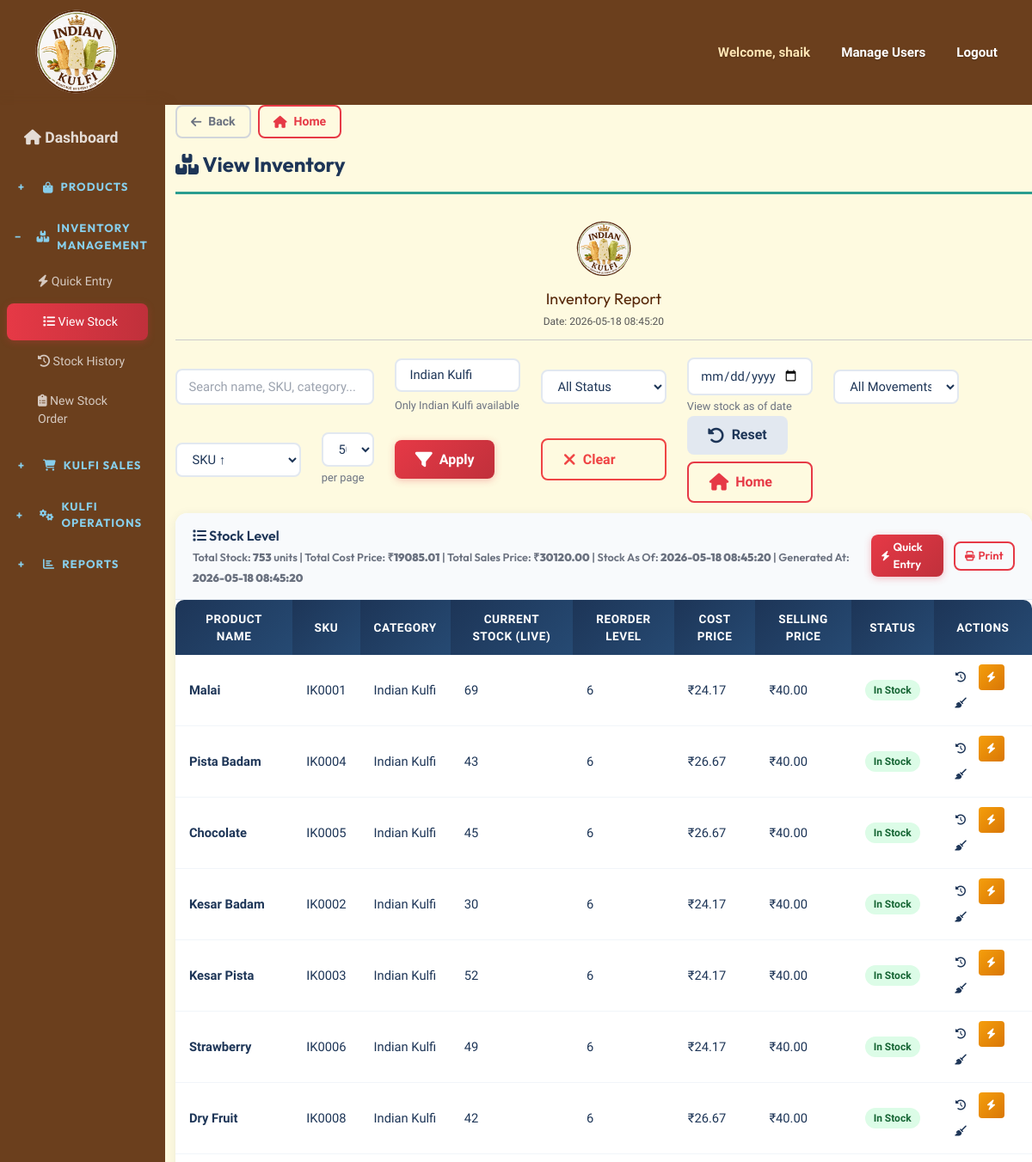
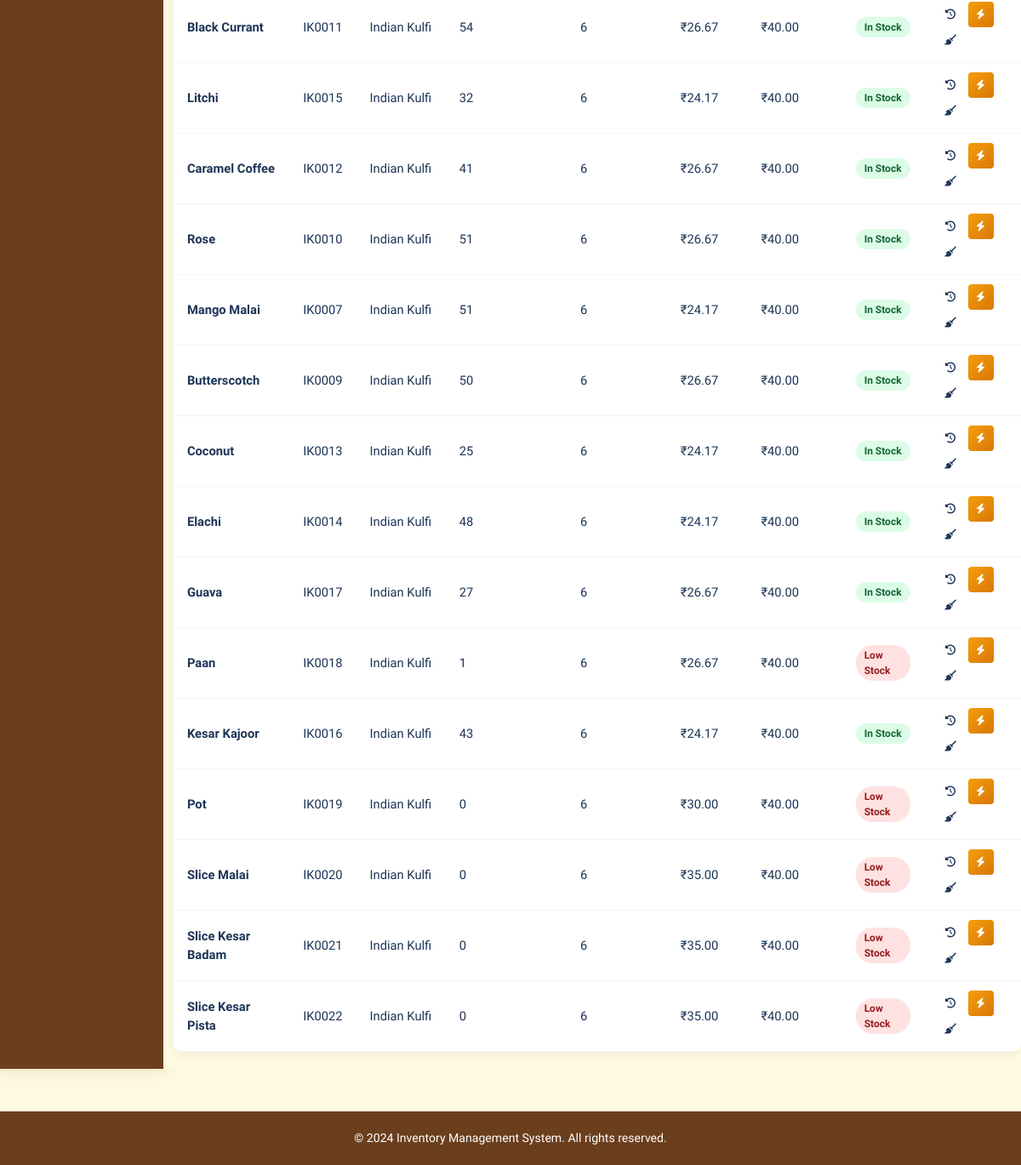
The app's page /inventory/ (signed in), older data (2 pictures, top to bottom).
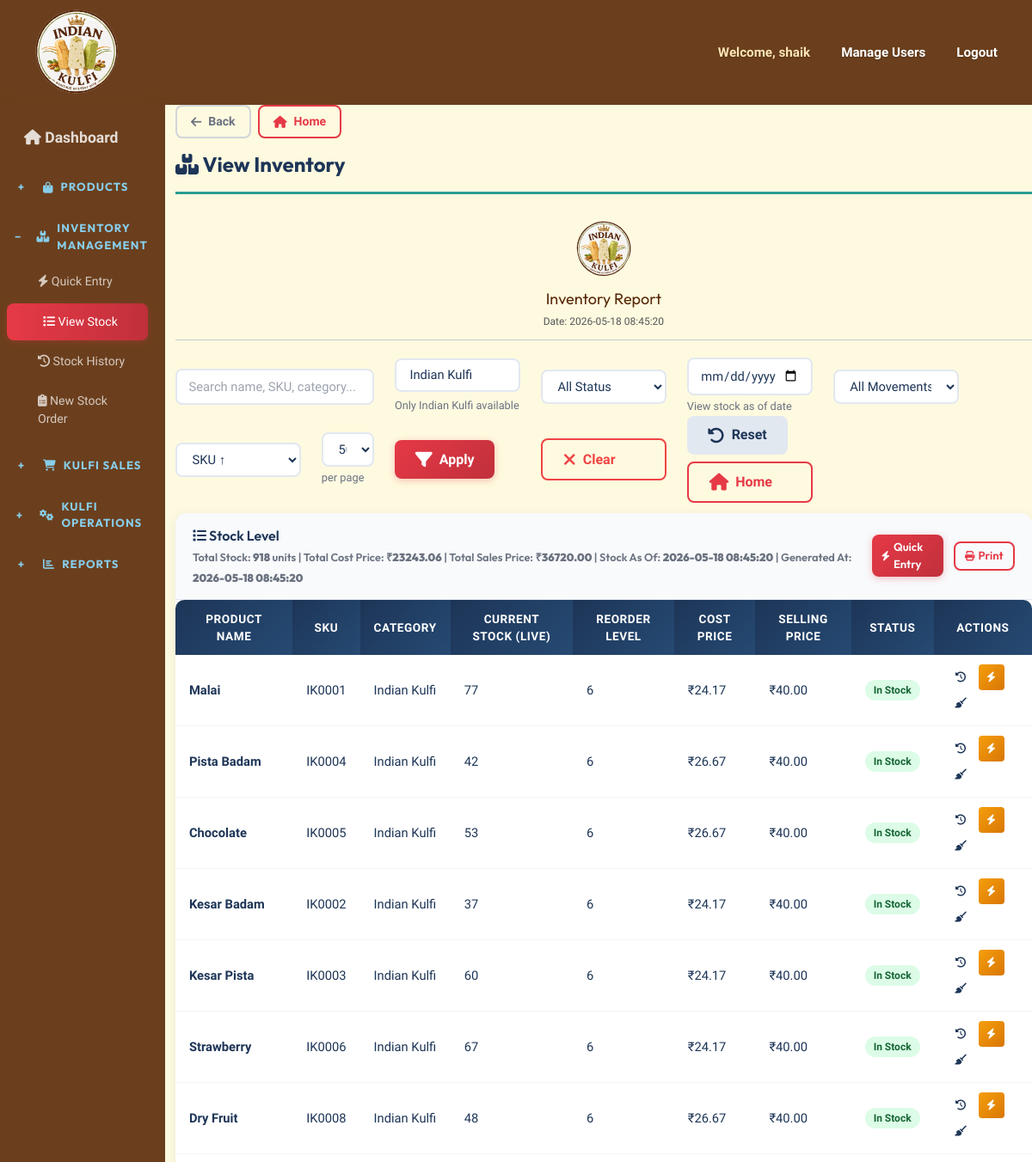
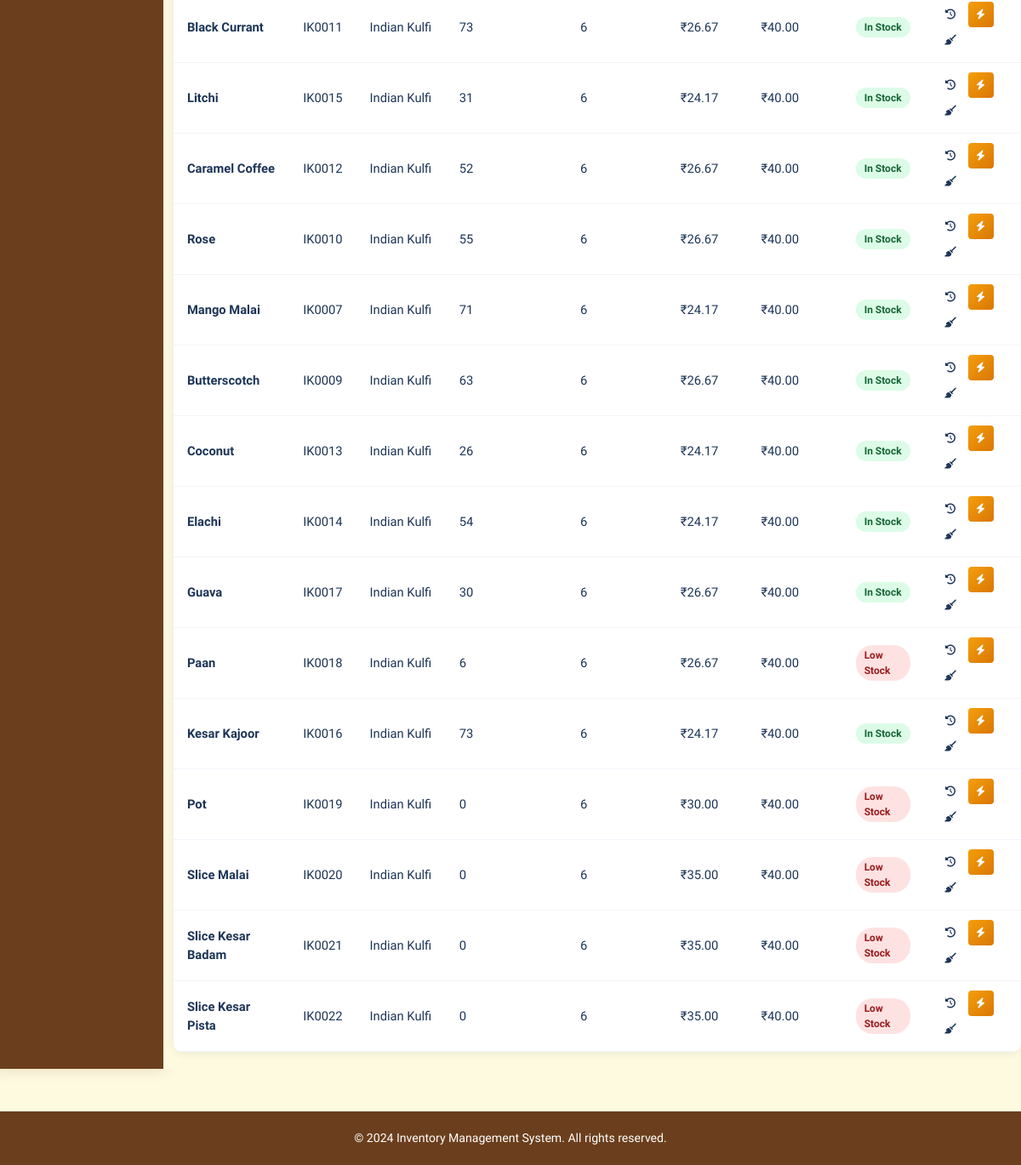
The same page, newer data (2 pictures, top to bottom).
### inventory/models.py (models this page shows, shortened)
class Product(models.Model):
    name = models.CharField(max_length=200, unique=True)
    sku = models.CharField(max_length=50, unique=True)
    category = models.CharField(max_length=100)
    cost_price = models.DecimalField(max_digits=10, decimal_places=2)
    selling_price = models.DecimalField(max_digits=10, decimal_places=2)
    current_stock = models.IntegerField(default=0)
    reorder_level = models.IntegerField(default=10, help_text="Low stock alert threshold")
    description = models.TextField(blank=True, null=True)
    is_active = models.BooleanField(default=True)
    created_at = models.DateTimeField(auto_now_add=True)
    updated_at = models.DateTimeField(auto_now=True)
    class Meta:
        ordering = ['name']
        verbose_name_plural = "Products"

### inventory/views.py (the view)
    def _wrapped_view(request, *args, **kwargs):
        if not request.user.is_authenticated:
            return redirect('login')
        if not request.user.is_staff:
            messages.error(request, 'You can access only the Sales module with this account.')
            return redirect('quick_sales_entry')
        return view_func(request, *args, **kwargs)

### inventory/views.py (called while the page is built)
def admin_only_view(view_func):
    def _wrapped_view(request, *args, **kwargs):
        if not request.user.is_authenticated:
            return redirect('login')
        if not request.user.is_staff:
            messages.error(request, 'You can access only the Sales module with this account.')
            return redirect('quick_sales_entry')
        return view_func(request, *args, **kwargs)
    return _wrapped_view

### templates/inventory/inventory_list.html (shortened to what this page needs)
{% extends 'inventory/base.html' %}
{% block content %}
<h1 class="page-title"><i class="fas fa-boxes"></i> View Inventory</h1>
<div class="print-header" id="print-header">
    <img src="{{ STATIC_URL }}logo/logo.svg" alt="Logo" onerror="this.onerror=null;this.src='{{ STATIC_URL }}logo/logo.png';" class="print-logo">
    <h4>Inventory Report</h4>
    <p>Date: {% now "Y-m-d H:i:s" %}</p>
</div>
<div class="row mb-3">
    <div class="col-12">
        <form method="GET" class="row g-2 align-items-center">
            <div class="col-lg-3 col-md-6">
                <input type="text" name="search" class="form-control" placeholder="Search name, SKU, category..." value="{{ search_query }}">
            </div>
            <div class="col-lg-2 col-md-6">
                <select name="category" class="form-select" multiple size="1">
                    <option value="Indian Kulfi" {% if 'Indian Kulfi' in category_filter %}selected{% endif %}>Indian Kulfi</option>
                </select>
                <small class="text-muted">Only Indian Kulfi available</small>
            </div>
            <div class="col-lg-2 col-md-6">
                <select name="status" class="form-select">
                    <option value="" {% if not status_filter %}selected{% endif %}>All Status</option>
                </select>
            </div>
            <div class="col-lg-2 col-md-6">
                <input type="date" name="as_of_date" class="form-control" value="{{ as_of_date }}">
                <small class="text-muted">View stock as of date</small>
            </div>
            <div class="col-lg-2 col-md-6">
                <select name="movement_type" class="form-select">
                    <option value="" {% if not movement_filter %}selected{% endif %}>All Movements</option>
                </select>
            </div>
            <div class="col-lg-2 col-md-6">
                <select name="sort" class="form-select">
                    <option value="sku" {% if sort_by == 'sku' %}selected{% endif %}>SKU ↑</option>
                </select>
            </div>
            <div class="col-lg-1 col-md-3">
                <select name="per_page" class="form-select">
                    <option value="50" {% if per_page == 50 %}selected{% endif %}>50</option>
                </select>
                <small class="text-muted">per page</small>
            </div>
            <div class="col-lg-2 col-md-3 d-grid">
                <button type="submit" class="btn btn-primary btn-lg d-flex align-items-center gap-2">
                    <i class="fas fa-filter fa-lg"></i> Apply
                </button>
            </div>
            <div class="col-lg-2 col-md-3 d-grid">
                <a href="{% url 'inventory_list' %}?clear=1" class="btn btn-outline-danger btn-lg d-flex align-items-center gap-2">
                    <i class="fas fa-times fa-lg"></i> Clear
                </a>
            </div>
            <div class="col-lg-2 col-md-3 d-grid gap-2">
                <button type="button" id="reset-filters-btn" class="btn btn-secondary btn-lg d-flex align-items-center gap-2 mb-2">
                    <i class="fas fa-rotate-left fa-lg"></i> Reset
                </button>
                <a href="{% url 'dashboard' %}" class="btn btn-outline-primary btn-lg d-flex align-items-center gap-2">
                    <i class="fas fa-home fa-lg"></i> Home
                </a>
            </div>
        </form>
    </div>
</div>
{% if show_results %}
<div class="card">
    <div class="card-header d-flex justify-content-between align-items-center">
        <div>
            <h5 class="mb-0"><i class="fas fa-list"></i> Stock Level</h5>
            <small class="text-muted">
                Total Stock: <strong>{{ total_stock }}</strong> units | Total Cost Price: <strong>₹{{ total_cost_price|floatformat:2 }}</strong> | Total Sales Price: <strong>₹{{ total_sales_price|floatformat:2 }}</strong>
                | Stock As Of: <strong>{{ stock_as_of_label }}</strong>
                | Generated At: <strong>{{ generated_at|date:'Y-m-d H:i:s' }}</strong>
            </small>
        </div>
        <div class="d-flex gap-2 align-items-center">
            <a href="{% url 'quick_inventory_entry' %}" class="btn btn-primary btn-sm d-inline-flex align-items-center gap-1 me-1">
                 Quick Entry
            </a>
            <div class="btn-group" role="group">
                <button type="button" class="btn btn-outline-primary btn-sm dropdown-toggle d-flex align-items-center gap-1" data-bs-toggle="dropdown" aria-expanded="false">
                     Print
                </button>
            </div>
        </div>
    </div>
    <div class="table-responsive">
        <table class="table table-hover">
            <thead class="table-light">
                <tr>
                    <th class="draggable-header" draggable="true" data-column="name">Product Name</th>
                    <th class="draggable-header" draggable="true" data-column="sku">SKU</th>
                    <th class="draggable-header" draggable="true" data-column="category">Category</th>
                    <th class="draggable-header" draggable="true" data-column="current_stock">
                        {% if selected_date %}Stock as of {{ stock_as_of_label }}{% else %}Current Stock (Live){% endif %}
                    </th>
                    <th class="draggable-header" draggable="true" data-column="reorder_level">Reorder Level</th>
                    <th class="draggable-header" draggable="true" data-column="cost_price">Cost Price</th>
                    <th class="draggable-header" draggable="true" data-column="selling_price">Selling Price</th>
                    <th class="draggable-header" draggable="true" data-column="status">Status</th>
                    <th class="draggable-header" draggable="true" data-column="actions">Actions</th>
                </tr>
            </thead>
            <tbody>
                {% for product in products %}
                <tr>
                    <td><strong>{{ product.name }}</strong></td>
                    <td>{{ product.sku }}</td>
                    <td>Indian Kulfi</td>
                    <td>{{ product.display_stock|default_if_none:product.current_stock }}</td>
                    <td>{{ product.reorder_level }}</td>
                    <td>₹{{ product.cost_price }}</td>
                    <td>₹{{ product.selling_price }}</td>
                    <td>
                        {% if product.display_stock|default_if_none:product.current_stock <= product.reorder_level %}
                        <span class="badge bg-danger">Low Stock</span>
                        {% else %}
                        <span class="badge bg-success">In Stock</span>
                        {% endif %}
                    </td>
                    <td>
                        <a href="{% url 'inventory_history' product.id %}" class="btn btn-sm btn-info btn-action-compact" title="View History">
                            <i class="fas fa-history"></i>
                        </a>
                        <a href="{% url 'quick_inventory_entry' %}" class="btn btn-sm btn-warning btn-action-compact" title="Quick Entry">
                            <i class="fas fa-bolt"></i>
                        </a>
                        {% if user.is_staff %}
                        <a href="{% url 'clear_stock' product.id %}" class="btn btn-sm btn-dark btn-action-compact" title="Clear Stock">
                            <i class="fas fa-broom"></i>
                        </a>
                        {% endif %}
                    </td>
                </tr>
                {% empty %}
                <tr>
                    <td colspan="9" class="text-center text-muted">No products found</td>
                </tr>
                {% endfor %}
            </tbody>
        </table>
    </div>
</div>
{% endif %}
{% endblock %}

### templates/inventory/base.html (shortened to what this page needs)
<!DOCTYPE html>
<html lang="en">
<head>
    <link href="https://cdnjs.cloudflare.com/ajax/libs/font-awesome/6.4.0/css/all.min.css" rel="stylesheet">
    <script src="https://cdn.tailwindcss.com"></script>
</head>
<body>
    {% if user.is_authenticated %}
    <nav class="navbar navbar-expand-lg navbar-dark">
        <div class="container-fluid">
            <a class="navbar-brand" href="{% if user.is_staff %}{% url 'dashboard' %}{% else %}{% url 'quick_sales_entry' %}{% endif %}">
                <img src="{{ STATIC_URL }}logo/logo.svg" alt="Logo" onerror="this.onerror=null;this.src='{{ STATIC_URL }}logo/logo.png';" style="width:110px;height:110px;object-fit:contain;">
            </a>
            <div class="collapse navbar-collapse" id="navbarNav">
                <ul class="navbar-nav ms-auto">
                    <li class="nav-item">
                        <span class="nav-link">Welcome, {{ user.first_name|default:user.username }}</span>
                    </li>
                    {% if user.is_staff %}
                    <li class="nav-item">
                        <a class="nav-link" href="{% url 'user_list' %}">Manage Users</a>
                    </li>
                    {% endif %}
                    <li class="nav-item">
                        <a class="nav-link" href="{% url 'logout' %}" onclick="return confirm('Are you sure you want to logout?');">Logout</a>
                    </li>
                </ul>
            </div>
        </div>
    </nav>
    <div class="container-fluid">
        <div class="row">
            <nav class="col-12 col-md-2 sidebar">
                <div>
                    {% if user.is_staff %}
                    <a href="{% url 'dashboard' %}" class="{% if request.resolver_match.url_name == 'dashboard' %}active{% endif %}" style="margin-top: 10px; padding: 15px 20px; font-weight: 600; font-size: 1.1rem;">
                        <i class="fas fa-home"></i> Dashboard
                    </a>
                    <div class="sidebar-section-title" onclick="toggleSection('products-section', this)">
                        <span class="toggle-icon">+</span>
                        <i class="fas fa-shopping-bag"></i> Products
                    </div>
                    <div class="sidebar-section-title" onclick="toggleSection('inventory-section', this)">
                        <span class="toggle-icon">+</span>
                        <i class="fas fa-boxes"></i> Inventory Management
                    </div>
                    <div id="inventory-section" class="sidebar-sub-items">
                        <a href="{% url 'quick_inventory_entry' %}" class="sub-item {% if request.resolver_match.url_name == 'quick_inventory_entry' %}active{% endif %}">
                            <i class="fas fa-bolt"></i> Quick Entry
                        </a>
                        <a href="{% url 'inventory_list' %}" class="sub-item {% if request.resolver_match.url_name == 'inventory_list' %}active{% endif %}">
                            <i class="fas fa-list"></i> View Stock
                        </a>
                        <a href="{% url 'inventory_date_history' %}" class="sub-item {% if request.resolver_match.url_name == 'inventory_date_history' %}active{% endif %}">
                            <i class="fas fa-history"></i> Stock History
                        </a>
                        <a href="{% url 'stock_order' %}" class="sub-item {% if request.resolver_match.url_name == 'stock_order' %}active{% endif %}">
                            <i class="fas fa-clipboard-list"></i> New Stock Order
                        </a>
                    </div>
                    <div class="sidebar-section-title" onclick="toggleSection('sales-section', this)">
                        <span class="toggle-icon">+</span>
                        <i class="fas fa-shopping-cart"></i> Kulfi Sales
                    </div>
                    <div class="sidebar-section-title" onclick="toggleSection('operations-section', this)">
                        <span class="toggle-icon">+</span>
                        <i class="fas fa-cogs"></i> Kulfi Operations
                    </div>
                    <div class="sidebar-section-title" onclick="toggleSection('reports-section', this)">
                        <span class="toggle-icon">+</span>
                        <i class="fas fa-chart-bar"></i> Reports
                    </div>
                    {% endif %}
                </div>
            </nav>
            <main class="col-12 col-md-10 main-content">
                {% if request.resolver_match.url_name != 'dashboard' %}
                <div class="page-back-wrap d-flex gap-2 mb-3">
                    <button type="button" class="btn btn-outline-secondary d-flex align-items-center gap-2" onclick="if (window.history.length > 1) { window.history.back(); } else { window.location.href='{% if user.is_staff %}{% url 'dashboard' %}{% else %}{% url 'quick_sales_entry' %}{% endif %}'; }">
                        <i class="fas fa-arrow-left"></i> Back
                    </button>
                    <a href="{% if user.is_staff %}{% url 'dashboard' %}{% else %}{% url 'quick_sales_entry' %}{% endif %}" class="btn btn-outline-primary d-flex align-items-center gap-2">
                        <i class="fas fa-home"></i> Home
                    </a>
                </div>
                {% endif %}
                {% block content %}{% endblock %}
            </main>
        </div>
    </div>
    <footer>
        <p>&copy; 2024 Inventory Management System. All rights reserved.</p>
    </footer>
    {% endif %}
</body>
</html>

### templates/inventory/inventory_list.html (style rules this page uses)
.btn-action-compact { width: 30px; min-width: 30px; height: 30px; padding: 0; font-size: 0.75rem; display: inline-flex; align-items: center; justify-content: center; border-radius: 4px; margin-right: 2px; }
.btn-action-compact .fas { font-size: 0.75rem; }
.print-header { display: block; margin-bottom: 20px; border-bottom: 1px solid #ccc; padding-bottom: 10px; text-align: center; }
.print-header h4 { margin: 0 0 4px; font-size: 18px; color: #572809; }
.print-header p { margin: 0; font-size: 12px; color: #555; }
.print-logo { width: 72px; height: 72px; object-fit: contain; margin: 0 auto 8px; display: block; }
.draggable-header { cursor: grab; transition: background-color 0.2s ease, box-shadow 0.2s ease; }

Row changes from the older to the newer data that the page shows:
changed Product "Malai": display_stock "69" → "77"
changed Product "Pista Badam": display_stock "43" → "42"
changed Product "Chocolate": display_stock "45" → "53"
changed Product "Kesar Badam": display_stock "30" → "37"
changed Product "Kesar Pista": display_stock "52" → "60"
changed Product "Strawberry": display_stock "49" → "67"
changed Product "Dry Fruit": display_stock "42" → "48"
changed Product "Black Currant": display_stock "54" → "73"
changed Product "Litchi": display_stock "32" → "31"
changed Product "Caramel Coffee": display_stock "41" → "52"
changed Product "Rose": display_stock "51" → "55"
changed Product "Mango Malai": display_stock "51" → "71"
changed Product "Butterscotch": display_stock "50" → "63"
changed Product "Coconut": display_stock "25" → "26"
changed Product "Elachi": display_stock "48" → "54"
changed Product "Guava": display_stock "27" → "30"
changed Product "Paan": display_stock "1" → "6"
changed Product "Kesar Kajoor": display_stock "43" → "73"
Text that changed along with them:
{{ total_stock }}: "753" → "918"
{{ total_cost_price|floatformat:2 }}: "19085.01" → "23243.06"
{{ total_sales_price|floatformat:2 }}: "30120.00" → "36720.00"
